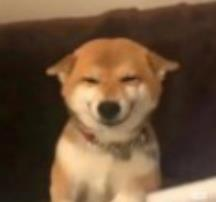
%> input picture matlabwork/MATLAB01/lotus.jpg, 216 x 202 px
$ octave Untitled5.m   (GNU Octave 9; MATLAB toolbox functions it lacks are replaced by stand-ins)
%> lines starting %> are read from the running program, lines starting %| are printed output that depends on the picture
clc,clear all
image = im2double(imread('lotus.jpg'));
figure()
subplot(2,3,1)
imshow(image)
title('原图像')
new_image_1 = imrotate(image,-20,'bilinear');  %进行图像顺时针旋转20°，并且采用双线性插值法
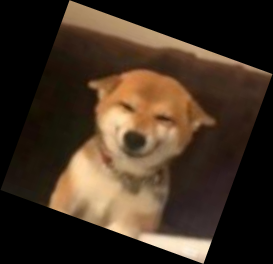
%> new_image_1: size 264x273x3 double; mean R, G, B 0.255, 0.191, 0.134
subplot(2,3,2)
imshow(new_image_1)
title('顺时针旋转20°的图像')
new_image_2 = flipdim(new_image_1,2);  % 进行图像水平镜像处理，并采用双线性插值法
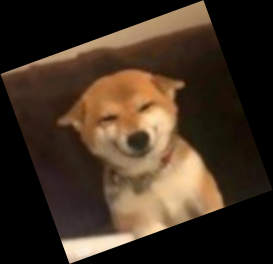
%> new_image_2: size 264x273x3 double; mean R, G, B 0.255, 0.191, 0.134; mean of the top-left, top-right, bottom-left and bottom-right quarters 0.184, 0.164, 0.189, 0.238
subplot(2,3,3)
imshow(new_image_2)
title('水平镜像的图像')
tform1 = maketform('affine', [1 0.5 0;0 1 0;0 0 1]);
new_image_3 = imtransform(new_image_2, tform1);  % 对图像进行垂直方向错切，且dy为0.5、
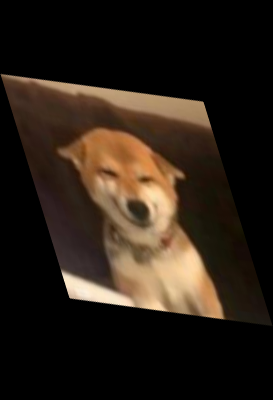
%> new_image_3: size 400x273x3 double; mean R, G, B 0.168, 0.126, 0.0888
tform2 = maketform('affine', [1 0 0;0.3 1 0;0 0 1]);
new_image_4 = imtransform(new_image_3, tform2);  % 对图像进行水平方向错切，且dx为0.3
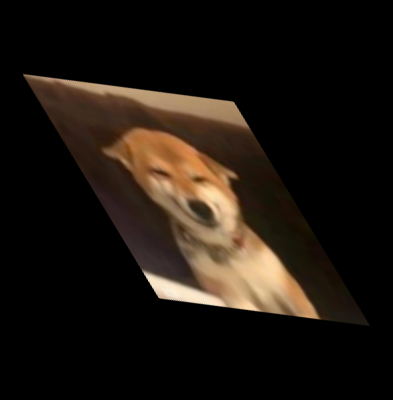
%> new_image_4: size 400x393x3 double; mean R, G, B 0.117, 0.0878, 0.0617
subplot(2,3,4)
imshow(new_image_4)
title('垂直方向斜率0.5，水平方向斜率0.3错切')
new_image_5 = imresize(new_image_4,0.6,'bilinear');  % 将图像进行缩放处理，缩小为原图像的0.6倍
figure(2)
imshow(new_image_4)
figure(3)
imshow(new_image_5)
title('缩放0.6倍的图像')

$ run again, with matlabwork/MATLAB01/peppers.jpg copied over matlabwork/MATLAB01/lotus.jpg
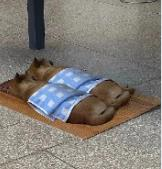
%> input picture matlabwork/MATLAB01/peppers.jpg, 162 x 169 px
%> `new_image_3 = imtransform(new_image_2, tform1);`:
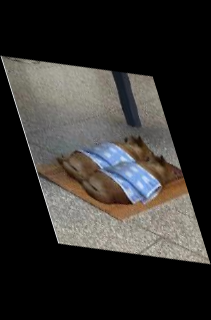
%> new_image_3: size 320x211x3 double; mean R, G, B 0.204, 0.196, 0.186
%> `new_image_4 = imtransform(new_image_3, tform2);`:
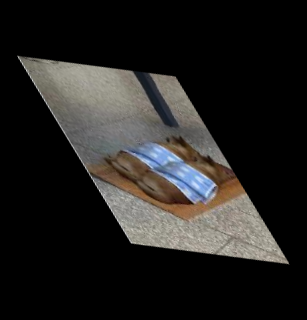
%> new_image_4: size 320x307x3 double; mean R, G, B 0.14, 0.135, 0.128
